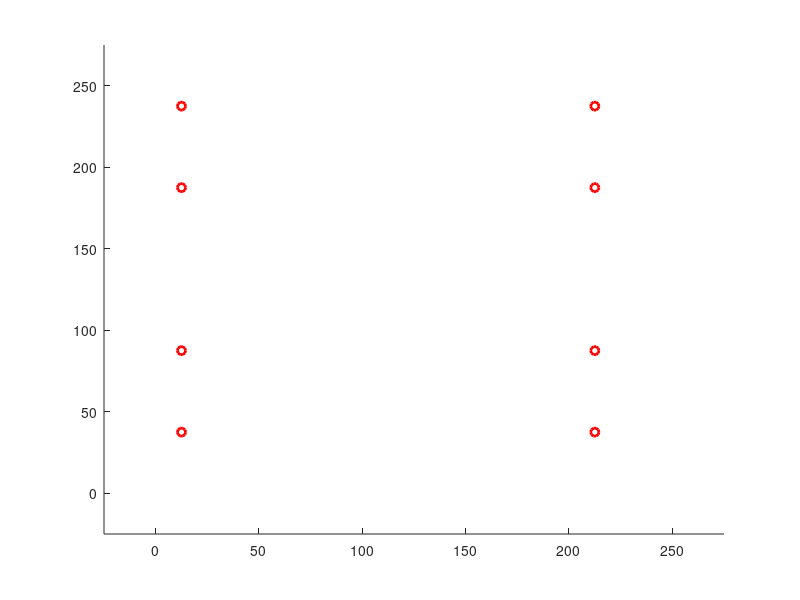

Source code (MATLAB): (Note: this script raises an error after producing the figure.)
%% Variable Setup

addpath('C:\Users\IceFox\Desktop\ERMINE\MATLAB')

grid_size = [10 10];
grid_w = 25;
max_step = 20000;

tol_wp = 18;                    
tol_line_width = 12;

tol_transform = pi/50;
Dy_angv_transform = pi/8;
tol_heading = pi/7;

cvg_sample_side = [20 20];

Algorithm = 'square_waypoint';
Serial_port = 'COM12';
baudrate = 9600;


is_xbee_on = false;
is_streaming_on = false;

is_calculate_coverage = false;
is_display_coverage_map = false;
is_display_wp = true;
is_display_wp_clearing = false;
is_display_route = true;
is_display_route_clearing = true;
is_display_grid_on = true;
is_print_coverage = false;
is_print_sent_commands = true;
is_print_route_deviation = false;
is_fixed_offset = false;
is_sim_normal_noise_on= true;
is_sim_large_noise_y_on = true;
is_sim_heading_correction = false;
is_streaming_collect_single_values = true;

navigation_mode = 'Line';

streaming_max_single_val = 1000;                % unit: cm
streaming_max_shift_dis = 35;                      % unit: cm 
streaming_max_shift_dis_single_value = 20;   % unit: cm


update_rate_streaming = 1;                      
update_rate_streaming_single_value = 1; 
update_rate_sim = 0.2;

sim_noise_normal = 20;                        %unit: cm
sim_noise_large_y_frequency = 0.05;
sim_noise_large_y = 50;

fixed_offset = [96.5 -54.5];
starting_grid = [1 2];
robot_weight = [1.5 1.5 1.5 1.5];
robot_Form = 1;

time_interval = 2;

max_pos_initialize = 10;
max_command_count_sim = 235;
%% Variable initialization


heading = [0 0 pi pi];

time_pause = time_interval/100;

pos_uwb_offset = [0 -3];
flex_offset = [0 0];
pos_uwb_raw =  zeros(2, max_step);
pos_uwb = zeros(2, max_step);

pos_center = zeros(4, 2, max_step);

%heading = zeros(4, max_step);

Grid_setup = zeros(grid_size(1),  grid_size(2));
Grid_current =  zeros(grid_size(1),  grid_size(2), max_step);
Grid_visited =  zeros(grid_size(1),  grid_size(2), max_step);
robot_Grid = [];

prev_char_command = 'S';
command_count = 1;

Dy_force = zeros(4, 2, max_step);
Dy_a = zeros(4, 2, max_step);
Dy_v = zeros(4, 2, max_step);

is_rotating = false;

Wp = [];

Circle_Wp = [];

Line_Linear_Route = [];

Line_Robot = [];
Line_Robot_area = [];
Line_Border = [];
loc_center = [0 0];

is_transforming = false;

RobotShapes = [0 0 0 0 ;              
                        0 0 pi pi;
                        0 0 0 -pi;
                        -pi 0 0 0;
                        -pi 0 0 -pi;
                        -pi/2 0 pi 0;
                        -pi/2 0 pi pi/2];
       
for idx = 1:3
    RobotShapes = [RobotShapes; RobotShapes + pi/2*idx];
end
                    
%                                    Robot Shapes
%   =====================================
%         s01     s02      s03     s04      s05        s06       s07
%   -----------------------------------------------------------------
%
%          4                  4 3       4
%          3       2 3       2         3       4 3        2 3 4     2 3
%          2       1 4       1       1 2         2 1        1           1 4
%          1                      
%
%         s08           s010         s11        s12       s13      s14
%   -----------------------------------------------------------------
%
%                        1 2 4        1              4         2            2
%       1 2 3 4            3         2 3 4      2 3      1 3         1 3
%                                                     1           4         4
%  

Char_command_array = ['R', 'F', 'L', 'B'];
heading_command_compensate = 0;

char_command = '';
Cvg = [];
count_cvg_point = 0;
cvg_sample_w = grid_w*[grid_size(1)/cvg_sample_side(1) grid_size(2)/cvg_sample_side(2)];
grid_dhw = sqrt(2) / 2 * grid_w;

count_pos_initialize = 0;
is_pos_initialized = false;
pos_initial = [];

if (is_xbee_on)
    delete(instrfindall);
    arduino = serial(Serial_port,'BaudRate',baudrate);
    fopen(arduino);
    
    % TO CHANGE!
    writedata = char('2');
    fwrite(arduino,writedata,'char');
end

for idxx = 1:(cvg_sample_side(2)+1)
    for idxy = 1:(cvg_sample_side(1)+1)
        Cvg = [Cvg; cvg_sample_w(1)*(idxy-1) cvg_sample_w(2)*(idxx-1) 0];
    end
end

%% Waypoint Generation

if (strcmp(navigation_mode,'Line'))
    wp_current = 1;
    disp('Generating robot routes...')
    for idx = 1: grid_size(1)
        if (mod(idx, 4) == 1)
            if (idx == 1)
                Wp = [Wp; 0.5*grid_w  (idx+0.5)*grid_w 2 1];
            else
                Wp = [Wp; 0.5*grid_w  (idx+floor(idx/2)+0.5)*grid_w 2 0];
            end
        end
        if (mod(idx, 4) == 2)
            Wp = [Wp; (grid_size(2) - 1.5)*grid_w  (idx+floor(idx/2)-1.5)*grid_w 2 0];
        end
        if (mod(idx, 4) == 3)
            Wp = [Wp; (grid_size(2) - 1.5)*grid_w (idx+floor(idx/2)-0.5)*grid_w 1 0];
        end
        if (mod(idx, 4) == 0)
            Wp = [Wp; 0.5*grid_w  (idx+floor(idx/2)-2.5)*grid_w 1 0];
        end
    end
elseif (strcmp(navigation_mode,'Point'))
    disp('Generating waypoints...')
    wp_current = 1;
    for idx = 1: grid_size(1)
        if (mod(idx, 4) == 1)
            Wp = [Wp; 0.5*grid_w  (idx+0.5)*grid_w 1];
            Wp = [Wp; (0.5+(grid_size(2)-2)*1/4.0)*grid_w  (idx+0.5)*grid_w 25];
            Wp = [Wp; (0.5+(grid_size(2)-2)*2/4.0)*grid_w  (idx+0.5)*grid_w 8];
            Wp = [Wp; (0.5+(grid_size(2)-2)*3/4.0)*grid_w  (idx+0.5)*grid_w 9];
        end
        if (mod(idx, 4) == 2)
            Wp = [Wp; (grid_size(2) - 1.5)*grid_w  (idx-0.5)*grid_w 21];
        end
        if (mod(idx, 4) == 3)
            Wp = [Wp; (grid_size(2) - 1.5)*grid_w (idx+0.5)*grid_w 2];
            Wp = [Wp; (grid_size(2) - 1.5 - (grid_size(2)-2)*1/4.0)*grid_w  (idx+0.5)*grid_w 11];
            Wp = [Wp; (grid_size(2) - 1.5 - (grid_size(2)-2)*2/4.0)*grid_w  (idx+0.5)*grid_w 13];
            Wp = [Wp; (grid_size(2) - 1.5 - (grid_size(2)-2)*3/4.0)*grid_w  (idx+0.5)*grid_w 5];
        end
        if (mod(idx, 4) == 0)
            Wp = [Wp; 0.5*grid_w  (idx-0.5)*grid_w 2];
        end
    end
else
    disp('Navigation method is invalid.')
    disp('Terminating Matlab script...')
    return
end

%% DRAW MAP
figure(1)
axis([-grid_w grid_w*(grid_size(1)+1) -grid_w grid_w*(grid_size(2)+1)])
hold on

 % Draw Waypoints
if (is_display_wp)
    for idx = 1: size(Wp,1)
        Circle_Wp(idx) = plot(Wp(idx, 1), Wp(idx, 2),'Color', 'r', 'LineWidth', 2, 'Marker', 'o');
    end
end
txt_endLine = [0 0];
txt_endLine_last = [0 0];

%% Square Waypoint  (SW)
tic
if ( strcmp( Algorithm, 'square_waypoint'))
    
    % Algorithm Setup
    occup_start = [2 1; 1 1; 1 2; 2 2];
    
    for idx = 1: 4
        Grid_current( occup_start( idx, 1), occup_start( idx, 2), 1) = idx ;
        Grid_visited( occup_start( idx, 1), occup_start( idx, 2), 1) = 1;
    end 
    pos_uwb_raw(:, 1) = pos_uwb_offset;
    pos_uwb(:, 1) = pos_uwb_raw(:, 1);

    % Algorithm Main Loop
    for step = 1:max_step
        
        % Pause function
        pause(time_pause);
           
        % streaming input
        if (is_streaming_on)
           
            fid = fopen('C:\Marvelmind\dashboard\logs\TestLog.txt','rt');
            txt_Streaming = textscan(fid, '%f %f %f %f %f %f %f %f %f %f %f %f %f %f %f', 'delimiter', ',','collectoutput',true...
                  , 'HeaderLines', 3);
            txt_Streaming=txt_Streaming{1};
            fclose(fid);
            txt_rows=size(txt_Streaming,1);
            txt_endLine = txt_Streaming(end, 5:6);
            
            if (is_fixed_offset) 
                txt_endLine = txt_endLine*100 + fixed_offset;
            else
                txt_endLine = txt_endLine*100 + flex_offset;
            end
            
            % Initialize starting position
            if (~is_pos_initialized && (txt_endLine(1) ~= 0 &&  ~isnan(txt_endLine(1))  &&  txt_endLine(2) ~= 0 &&  ~isnan(txt_endLine(2))))
                if (txt_endLine(1) < streaming_max_single_val && txt_endLine(2) < streaming_max_single_val)
                    count_pos_initialize = count_pos_initialize + 1;
                    pos_initial = [pos_initial; txt_endLine];
                    if count_pos_initialize >= max_pos_initialize
                        txt_endLine_last = mean(pos_initial);
                        is_pos_initialized = true;
                        disp(['Position initialized at x:',  num2str(txt_endLine_last(1)), '; y:', num2str(txt_endLine_last(2))]);
                        flex_offset = (starting_grid - [0.5 0.5])* grid_w - txt_endLine_last;
                        %pos_uwb_offset = txt_endLine_last - starting_grid * grid_w;
                        txt_endLine_last = starting_grid * grid_w;
                    end
                    pos_uwb(:, step+1) = pos_uwb(:, step);
                end
            elseif  (is_pos_initialized)
                % Streaming with Dashboard data
                if (~is_streaming_collect_single_values && txt_endLine(1) ~= 0 &&  ~isnan(txt_endLine(1))  &&  txt_endLine(2) ~= 0 &&  ~isnan(txt_endLine(2)) )
                    if (txt_endLine_last(1) ~= txt_endLine(1) || txt_endLine_last(2) ~= txt_endLine(2)) 
                        if norm(txt_endLine_last - txt_endLine) < streaming_max_shift_dis
                            line([txt_endLine_last(1) txt_endLine(1)], [txt_endLine_last(2) txt_endLine(2)]);
                            txt_endLine_last = txt_endLine;
                            pos_uwb(:, step+1) = (1 - update_rate_streaming) * pos_uwb(:, step) + update_rate_streaming * txt_endLine_last.' ;
                        else
                            pos_uwb(:, step+1) = pos_uwb(:, step);
                        end
                    else
                        pos_uwb(:, step+1) = pos_uwb(:, step);
                    end
                % Single value allowed for data streaming at higher frequency
                elseif (is_streaming_collect_single_values && txt_endLine(1) ~= 0  && txt_endLine(2) ~= 0 )
                     if(~isnan(txt_endLine(1)) && ~isnan(txt_endLine(2)))
                        if (txt_endLine_last(1) ~= txt_endLine(1) || txt_endLine_last(2) ~= txt_endLine(2)) 
                            if norm(txt_endLine_last - txt_endLine) < streaming_max_shift_dis
                                line([txt_endLine_last(1) txt_endLine(1)], [txt_endLine_last(2) txt_endLine(2)]);
                                txt_endLine_last = txt_endLine;
                                pos_uwb(:, step+1) = (1 - update_rate_streaming) * pos_uwb(:, step) + update_rate_streaming * txt_endLine_last.' ;
                            else
                                pos_uwb(:, step+1) = pos_uwb(:, step);
                            end
                        else
                            pos_uwb(:, step+1) = pos_uwb(:, step);
                        end
                     elseif(~isnan(txt_endLine(1)))
                        if (txt_endLine_last(1) ~= txt_endLine(1))
                            txt_endLine = [txt_endLine(1) txt_endLine_last(2)];
                            if norm(txt_endLine_last - txt_endLine) < streaming_max_shift_dis_single_value
                                line([txt_endLine_last(1) txt_endLine(1)], [txt_endLine_last(2) txt_endLine_last(2)]);
                                txt_endLine_last = txt_endLine;
                                pos_uwb(:, step+1) = (1 - update_rate_streaming_single_value) * pos_uwb(:, step) + update_rate_streaming_single_value * txt_endLine_last.' ;
                            else
                                pos_uwb(:, step+1) = pos_uwb(:, step);
                            end
                        else
                            pos_uwb(:, step+1) = pos_uwb(:, step);
                        end
                    elseif(~isnan(txt_endLine(2)))
                        if (txt_endLine_last(2) ~= txt_endLine(2))
                            txt_endLine = [txt_endLine_last(1) txt_endLine(2)];
                            if norm(txt_endLine_last - txt_endLine) < streaming_max_shift_dis_single_value
                                line([txt_endLine_last(1) txt_endLine_last(1)], [txt_endLine_last(2) txt_endLine(2)]);
                                txt_endLine_last = txt_endLine;
                                pos_uwb(:, step+1) = (1 - update_rate_streaming_single_value) * pos_uwb(:, step) + update_rate_streaming_single_value * txt_endLine_last.'  ;
                            else
                                pos_uwb(:, step+1) = pos_uwb(:, step);
                            end
                        else
                            pos_uwb(:, step+1) = pos_uwb(:, step);
                        end
                    else
                        pos_uwb(:, step+1) = pos_uwb(:, step);
                    end
                else
                    pos_uwb(:, step+1) = pos_uwb(:, step);
                end
            else
                pos_uwb(:, step+1) = pos_uwb(:, step);
            end
        end
        
        % Grid Location
        robot_Grid = [floor(pos_uwb(1, step)/grid_w) floor(pos_uwb(2, step)/grid_w)];
        
        % Waypoint clearing
        if(norm(pos_uwb(:, step).' - Wp(wp_current, 1:2)) < tol_wp )
            if (is_display_wp && is_display_wp_clearing)
                delete(Circle_Wp(wp_current));
            end
            wp_current = wp_current + 1;
            % Break condition
            if wp_current > size(Wp,1)
                break;
            end
            heading_command_compensate = floor((Wp(wp_current, 3)-1)/7);
        end
        
        % Transformation
        is_require_transform = false;
        for rbtidx = 1:4
            if abs(heading(rbtidx) - RobotShapes(Wp(wp_current, 3),rbtidx)) > tol_transform
                is_require_transform = true;
            end
        end
       
        
        if (robot_Form ~= Wp(wp_current, 3) && is_require_transform)
            is_transforming = true;
            if (~strcmp(char_command,char(prev_char_command))||command_count >= 15 )
                if (is_xbee_on)
                    writedata = char(num2str(Wp(wp_current, 3)));
                    fwrite(arduino,writedata,'char');
                end
                prev_char_command = char(num2str(Wp(wp_current, 3)));
                if (is_print_sent_commands) 
                    disp(['sending: ' , num2str(Wp(wp_current, 3))])
                end
                command_count = 0;
            else
                command_count = command_count + 1;
            end
        else
            robot_Form = Wp(wp_current, 3);
            is_transforming = false;
        end
            
            
        % Robot Motion
        if (~is_pos_initialized && is_streaming_on)
            pos_uwb(:, step+1) = pos_uwb(:, step);
        elseif (is_transforming)
            heading = robotTransformation(Wp(wp_current, 3), heading, RobotShapes, tol_transform, Dy_angv_transform);
            pos_uwb(:, step+1) = pos_uwb(:, step);
        elseif (heading(2) > tol_heading && is_sim_heading_correction ) 
            [Dy_v(:, :, step), heading] = robotMovement('l', heading, 0);
            pos_uwb(:, step+1) = pos_uwb(:, step);
        elseif (heading(2) < - tol_heading && is_sim_heading_correction) 
            [Dy_v(:, :, step), heading]  = robotMovement('r', heading, 0);
            pos_uwb(:, step+1) = pos_uwb(:, step);
        else
            % Waypoint navigation
            if (strcmp(navigation_mode,'Point'))
                if abs(Wp(wp_current, 1) - pos_uwb(1,step)) > abs(Wp(wp_current, 2) - pos_uwb(2,step)) 
                    if Wp(wp_current, 1) - pos_uwb(1,step) > 0
                        char_command = Char_command_array(1+mod(heading_command_compensate,4));  
                    else
                        char_command = Char_command_array(1+mod(heading_command_compensate+2,4));
                    end
                else
                    if Wp(wp_current, 2) - pos_uwb(2,step) > 0
                        char_command = Char_command_array(1+mod(heading_command_compensate+1,4));
                    else
                        char_command = Char_command_array(1+mod(heading_command_compensate+3,4));
                    end
                end
            % Line navigation
            elseif (strcmp(navigation_mode,'Line'))
                if (Wp(wp_current, 4) == 1)
                    if abs(Wp(wp_current, 1) - pos_uwb(1,step)) > abs(Wp(wp_current, 2) - pos_uwb(2,step)) 
                        if Wp(wp_current, 1) - pos_uwb(1,step) > 0
                            char_command = Char_command_array(1+mod(heading_command_compensate,4));  
                        else
                            char_command = Char_command_array(1+mod(heading_command_compensate+2,4));
                        end
                    else
                        if Wp(wp_current, 2) - pos_uwb(2,step) > 0
                            char_command = Char_command_array(1+mod(heading_command_compensate+1,4));
                        else
                            char_command = Char_command_array(1+mod(heading_command_compensate+3,4));
                        end
                    end
                else
                    route_deviation = Dis_point_line([pos_uwb(: , step).' 0], [Wp(wp_current, 1:2) 0], [Wp(wp_current-1, 1:2) 0]) - tol_line_width;
                    if  (route_deviation < 0)
                        if abs(Wp(wp_current, 1) - pos_uwb(1,step)) > abs(Wp(wp_current, 2) - pos_uwb(2,step)) 
                            if Wp(wp_current, 1) - pos_uwb(1,step) > 0
                                char_command = Char_command_array(1+mod(heading_command_compensate,4));  
                            else
                                char_command = Char_command_array(1+mod(heading_command_compensate+2,4));
                            end
                        else
                            if Wp(wp_current, 2) - pos_uwb(2,step) > 0
                                char_command = Char_command_array(1+mod(heading_command_compensate+1,4));
                            else
                                char_command = Char_command_array(1+mod(heading_command_compensate+3,4));
                            end
                        end
                    else
                        if (is_print_route_deviation)
                            disp(['Time:', num2str(round(toc,2)), 's; Grid: (', num2str(robot_Grid(1)), ',' num2str(robot_Grid(2)), ...
                                    '); Track deviation: ', num2str(round(route_deviation,2)), 'cm.' ]);
                        end
                        
                        closest_point_to_track = closestPoint(pos_uwb(:,step).', Wp(wp_current-1, 1:2), Wp(wp_current, 1:2));
                        %{
                        wp_route_added = closestPoint(pos_uwb(:,step).', Wp(wp_current-1, 1:2), Wp(wp_current, 1:2));
                        %wp_route_added = Wp(wp_current, 1:2) + route_projection;
                        Wp = [Wp(1:wp_current-1, :); 
                                  wp_route_added Wp(wp_current, 3) 1; 
                                  Wp(wp_current:end, :)];
                        %}
                        if abs(closest_point_to_track(1) - pos_uwb(1,step)) > abs(closest_point_to_track(2) - pos_uwb(2,step)) 
                            if closest_point_to_track(1) - pos_uwb(1,step) > 0
                                char_command = Char_command_array(1+mod(heading_command_compensate,4));  
                            else
                                char_command = Char_command_array(1+mod(heading_command_compensate+2,4));
                            end
                        else
                            if closest_point_to_track(2) - pos_uwb(2,step) > 0
                                char_command = Char_command_array(1+mod(heading_command_compensate+1,4));
                            else
                                char_command = Char_command_array(1+mod(heading_command_compensate+3,4));
                            end
                        end
                    end
                end
            end
            
            % Movement for simulations
            if (~is_streaming_on && ~is_transforming)
                [Dy_v(:, :, step), heading]  = robotMovement(char_command, heading, 2);
                sim_noise = 0;
                if (is_sim_normal_noise_on)
                    sim_noise = sim_noise + rand(2,1) * sim_noise_normal - sim_noise_normal/2.0;
                end
                if (is_sim_large_noise_y_on && rand < sim_noise_large_y_frequency) 
                    sim_noise = sim_noise + [0.5; rand] * sim_noise_large_y - sim_noise_large_y/2.0;
                end
                pos_uwb(:, step+1) = Dy_v(2, :, step).' * time_interval+ ...
                                                    update_rate_sim* (pos_uwb(:, step) + sim_noise)...
                                                   + (1 - update_rate_sim)* pos_uwb(:, step);
            end
        end
        
        
        
                
         if (~is_xbee_on)
             if (char_command~= char(prev_char_command))
                if (is_print_sent_commands) 
                    disp(['sending: ' , char_command])
                end
                 command_count = 0;
             elseif (command_count >= 15)
                 prev_char_command = char(num2str(Wp(wp_current, 3)));
                if (is_print_sent_commands) 
                    disp(['sending: ' , char_command])
                end
                 command_count = 0;
             else
                 command_count = command_count + 1;
             end
         end
        
        % Xbee Communication
        if (~strcmp(char_command,char(prev_char_command)) || (command_count >= 15))
            if (is_xbee_on)
                writedata = char(char_command);
                fwrite(arduino,writedata,'char');
            end
            prev_char_command = char_command;
            if (is_print_sent_commands) 
                disp(['sending: ' , char_command])
            end
            command_count = 0;
        else
            command_count = command_count + 1;
        end
        
        
        % calibrate pos here
        pos_x = pos_uwb(1,step);
        pos_nx = pos_uwb(1, step+1);
        pos_y = pos_uwb(2,step);
        pos_ny = pos_uwb(2, step+1);
        
        
        % remove previous robot line plot
        if (~isempty(Line_Robot))
            delete(Line_Robot)
            delete(Line_Linear_Route)
        end
        Line_Robot = [];
        Line_Border = [];
        Line_Linear_Route = [];
        
        % Draw Robot
        pos_center(2,:, step) = [pos_x pos_y];
        pos_center(1,:, step) =  pos_center(2,:,step) + grid_dhw* ...
                                   [sin(pi/4 - heading(2))-cos(pi/4 - heading(1)) ...
                                    -cos(pi/4 - heading(2))-sin(pi/4 - heading(1))];
        pos_center(3,:, step) =  pos_center(2,:,step) + grid_dhw* ...
                                   [cos(pi/4 - heading(2))+sin(heading(3) - pi/4) ...
                                    sin(pi/4 - heading(2))+cos(heading(3) - pi/4)];
        pos_center(4,:, step) =  pos_center(3,:,step) + grid_dhw* ...
                                   [sin(-pi/4 + heading(3))+sin(pi/4 + heading(4)) ...
                                    cos(-pi/4 + heading(3))+cos(pi/4 + heading(4))]; 
        
        pos_center(2,:, step+1) = [pos_nx pos_ny];
        pos_center(1,:, step+1) =  pos_center(2,:, step+1) + grid_dhw* ...
                                   [sin(pi/4 - heading(2))-cos(pi/4 - heading(1)) ...
                                    -cos(pi/4 - heading(2))-sin(pi/4 - heading(1))];
        pos_center(3,:, step+1) =  pos_center(2,:, step+1) + grid_dhw* ...
                                   [cos(pi/4 - heading(2))+sin(heading(3) - pi/4) ...
                                    sin(pi/4 - heading(2))+cos(heading(3) - pi/4)];
        pos_center(4,:, step+1) =  pos_center(3,:,step+1)  + grid_dhw* ...
                                   [sin(-pi/4 + heading(3))+sin(pi/4 + heading(4)) ...
                                    cos(-pi/4 + heading(3))+cos(pi/4 + heading(4))]; 
        

        % plot robot BG
        if (is_display_coverage_map == true)
            for robidx = 1:4
            Line_Robot(robidx,1) = line([pos_center(robidx, 1, step)+grid_dhw*cos(pi/4 - heading(robidx)) ...
                                                     pos_center(robidx, 1, step)+grid_dhw*sin(pi/4 - heading(robidx))], ...
                                                    [pos_center(robidx, 2, step)+grid_dhw*sin(pi/4 -  heading(robidx)) ...
                                                     pos_center(robidx, 2, step)+grid_dhw*-cos(pi/4 -  heading(robidx))], 'Color', 'yellow', 'LineWidth', 2);
            Line_Robot(robidx,2) = line([pos_center(robidx, 1, step)+grid_dhw*cos(pi/4 -  heading(robidx))... 
                                                     pos_center(robidx, 1, step)+grid_dhw*-sin(pi/4 -  heading(robidx))], ...
                                                    [ pos_center(robidx, 2, step)+grid_dhw*sin(pi/4 -  heading(robidx))...
                                                      pos_center(robidx, 2, step)+grid_dhw*cos(pi/4 -  heading(robidx))], 'Color', 'yellow', 'LineWidth', 2);
            Line_Robot(robidx,3) = line([pos_center(robidx, 1, step)+grid_dhw*-cos(pi/4 -  heading(robidx)) ...
                                                     pos_center(robidx, 1, step)+grid_dhw*-sin(pi/4 -  heading(robidx))], ...
                                                    [ pos_center(robidx, 2, step)+grid_dhw*-sin(pi/4 -  heading(robidx)) ...
                                                      pos_center(robidx, 2, step)+grid_dhw*cos(pi/4 -  heading(robidx))], 'Color', 'yellow', 'LineWidth', 2);
            Line_Robot(robidx,4) = line([pos_center(robidx, 1, step)+grid_dhw*-cos(pi/4 -  heading(robidx)) ...
                                                     pos_center(robidx, 1, step)+grid_dhw*sin(pi/4 -  heading(robidx))], ...
                                                    [ pos_center(robidx, 2, step)+grid_dhw*-sin(pi/4 -  heading(robidx))...
                                                      pos_center(robidx, 2, step)+grid_dhw*-cos(pi/4 -  heading(robidx))], 'Color', 'yellow', 'LineWidth', 2);
             end
        end
        
        
        % Draw Outer Border
        Line_Border(1) = line([0 0], [0 grid_w*grid_size(1)], 'Color', 'black', 'LineWidth', 2);
        Line_Border(2) =line([0 grid_w*grid_size(2)], [0 0], 'Color', 'black', 'LineWidth', 2);
        Line_Border(3) =line([grid_w*grid_size(2) grid_w*grid_size(1)], [0 grid_w*grid_size(1)], 'Color', 'black', 'LineWidth', 2);
        Line_Border(4) =line([grid_w*grid_size(2) 0], [grid_w*grid_size(2) grid_w*grid_size(1)], 'Color', 'black', 'LineWidth', 2);
        if (is_display_grid_on)
            for idxx = 1:(grid_size(1) + 1)
                line(grid_w*[(idxx-1) (idxx-1)], grid_w*[0 grid_size(2)], 'Color', 'black', 'LineWidth', 0.5);
            end
            for idxy = 1:(grid_size(2) + 1)
                line(grid_w*[0 grid_size(1)], grid_w*[(idxy-1) (idxy-1)], 'Color', 'black', 'LineWidth', 0.5);
            end
        end
        
        
        % Draw Robot Tracks
        % TODO: track rotation!
        if (strcmp(navigation_mode,'Line') && is_display_route)
            if (is_display_route_clearing)
                wpidx_begin = wp_current;
            else 
                wpidx_begin = 2;
            end
            for wpidx = wpidx_begin : size(Wp,1)
                if (Wp(wpidx, 4) ~= 1)
                    route_norm_vector = null(Wp(wpidx, 1:2) - Wp(wpidx-1, 1:2)).';
                    line_linear_route_v1 = Wp(wpidx-1, 1:2) - route_norm_vector()*tol_line_width;
                    line_linear_route_v2 = Wp(wpidx, 1:2) + route_norm_vector()*tol_line_width;
                    line_linear_route_x = [line_linear_route_v1(1) line_linear_route_v2(1) line_linear_route_v2(1) line_linear_route_v1(1) line_linear_route_v1(1)];
                    line_linear_route_y = [line_linear_route_v1(2) line_linear_route_v1(2) line_linear_route_v2(2) line_linear_route_v2(2) line_linear_route_v1(2)];
                    %{route_norm_vector = null(Wp(Wpidx, 1:2) - Wp(Wpidx, 1:2)).';
                    Line_Linear_Route = [ Line_Linear_Route, plot(line_linear_route_x, line_linear_route_y, 'b-')]; 
                end
            end
        end
        
        % Draw Robot Outline
        for robidx = 1:4
            %line([pos_center(robidx,1,step) pos_center(robidx,1,step+1)], [pos_center(robidx,2,step) pos_center(robidx,2,step+1)])  
            Line_Robot(robidx,1) = line([pos_center(robidx, 1, step)+grid_dhw*cos(pi/4 - heading(robidx)) ...
                                                     pos_center(robidx, 1, step)+grid_dhw*sin(pi/4 - heading(robidx))], ...
                                                    [pos_center(robidx, 2, step)+grid_dhw*sin(pi/4 -  heading(robidx)) ...
                                                     pos_center(robidx, 2, step)+grid_dhw*-cos(pi/4 -  heading(robidx))], 'Color', 'green', 'LineWidth', 1);
            Line_Robot(robidx,2) = line([pos_center(robidx, 1, step)+grid_dhw*cos(pi/4 -  heading(robidx))... 
                                                     pos_center(robidx, 1, step)+grid_dhw*-sin(pi/4 -  heading(robidx))], ...
                                                    [ pos_center(robidx, 2, step)+grid_dhw*sin(pi/4 -  heading(robidx))...
                                                      pos_center(robidx, 2, step)+grid_dhw*cos(pi/4 -  heading(robidx))], 'Color', 'green', 'LineWidth', 1);
            Line_Robot(robidx,3) = line([pos_center(robidx, 1, step)+grid_dhw*-cos(pi/4 -  heading(robidx)) ...
                                                     pos_center(robidx, 1, step)+grid_dhw*-sin(pi/4 -  heading(robidx))], ...
                                                    [ pos_center(robidx, 2, step)+grid_dhw*-sin(pi/4 -  heading(robidx)) ...
                                                      pos_center(robidx, 2, step)+grid_dhw*cos(pi/4 -  heading(robidx))], 'Color', 'green', 'LineWidth', 1);
            Line_Robot(robidx,4) = line([pos_center(robidx, 1, step)+grid_dhw*-cos(pi/4 -  heading(robidx)) ...
                                                     pos_center(robidx, 1, step)+grid_dhw*sin(pi/4 -  heading(robidx))], ...
                                                    [ pos_center(robidx, 2, step)+grid_dhw*-sin(pi/4 -  heading(robidx))...
                                                      pos_center(robidx, 2, step)+grid_dhw*-cos(pi/4 -  heading(robidx))], 'Color', 'green', 'LineWidth', 1);   
        end
        
        if(is_calculate_coverage)
            for cvg_idx = 1: numel(Cvg(:, 1))
                if (abs(pos_center(2, :, step)-Cvg(cvg_idx, 1:2)) < 2.5*sqrt(2)*grid_w)
                    for robidx = 1:4
                        if (Cvg(cvg_idx, 3) == 0)
                            tri1_x = [pos_center(robidx, 1, step)+grid_dhw*cos(pi/4 - heading(robidx)) ...
                                          pos_center(robidx, 1, step)+grid_dhw*sin(pi/4 - heading(robidx)) ...
                                          Cvg(cvg_idx, 1)];
                            tri1_y = [pos_center(robidx, 2, step)+grid_dhw*sin(pi/4 -  heading(robidx))  ...
                                          pos_center(robidx, 2, step)+grid_dhw*-cos(pi/4 -  heading(robidx)) ...
                                          Cvg(cvg_idx, 2)];
                            area1 = polyarea(tri1_x,tri1_y);
                            tri2_x = [pos_center(robidx, 1, step)+grid_dhw*cos(pi/4 -  heading(robidx)) ...
                                          pos_center(robidx, 1, step)+grid_dhw*-sin(pi/4 -  heading(robidx)) ...
                                          Cvg(cvg_idx, 1)];
                            tri2_y = [pos_center(robidx, 2, step)+grid_dhw*sin(pi/4 -  heading(robidx))  ...
                                          pos_center(robidx, 2, step)+grid_dhw*cos(pi/4 -  heading(robidx)) ...
                                          Cvg(cvg_idx, 2)];
                            area2 = polyarea(tri1_x,tri1_y);
                            tri3_x = [pos_center(robidx, 1, step)+grid_dhw*-cos(pi/4 -  heading(robidx)) ...
                                          pos_center(robidx, 1, step)+grid_dhw*-sin(pi/4 - heading(robidx)) ...
                                          Cvg(cvg_idx, 1)];
                            tri3_y = [pos_center(robidx, 2, step)+grid_dhw*-sin(pi/4 -  heading(robidx))  ...
                                          pos_center(robidx, 2, step)+grid_dhw*cos(pi/4 -  heading(robidx)) ...
                                          Cvg(cvg_idx, 2)];
                            area3 = polyarea(tri3_x,tri3_y);
                            tri4_x = [pos_center(robidx, 1, step)+grid_dhw*-cos(pi/4 -  heading(robidx)) ...
                                          pos_center(robidx, 1, step)+grid_dhw*sin(pi/4 -  heading(robidx)) ...
                                          Cvg(cvg_idx, 1)];
                            tri4_y = [pos_center(robidx, 2, step)+grid_dhw*-sin(pi/4 -  heading(robidx)) ...
                                          pos_center(robidx, 2, step)+grid_dhw*-cos(pi/4 -  heading(robidx)) ...
                                          Cvg(cvg_idx, 2)];
                            area4 =  polyarea(tri4_x,tri4_y);
                            if area1 + area2 + area3 + area4 <= grid_w* grid_w + 0.1
                                Cvg(cvg_idx,3) = 1;
                                count_cvg_point = count_cvg_point+1;
                            end
                        end
                    end
                end
            end
            if (is_print_coverage)
                disp(['Coverage: ',  num2str(count_cvg_point*100 / numel(Cvg(:, 1))), ' %']);
            end
        end
        % Draw Robot Center
        line([pos_x pos_nx], [pos_y pos_ny])
    end
end

if (is_xbee_on)
     writedata = char('S');
     fwrite(arduino,writedata,'char');
end

disp('===================');
disp('Robot Navigation Completed!');
toc
if (is_calculate_coverage)
    disp(['Final Map Coverage: ',  num2str(count_cvg_point*100 / numel(Cvg(:, 1))), ' %']);
end